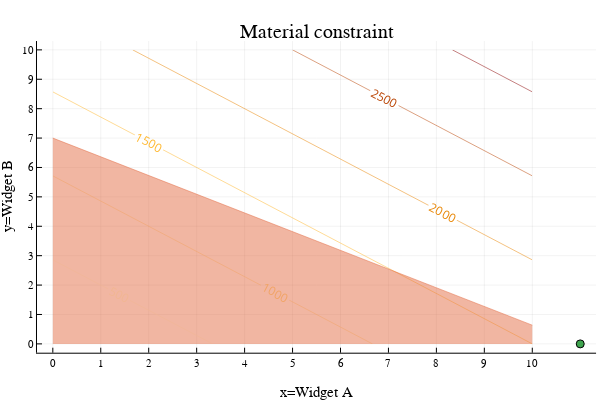

The notebook cell saved with this chart:
### Markdown cell above
## Adding material constraints

Suppose that A and B both require a material input M: A requires 7 units of M / widget. B requires 11 units of M / widget. Furthermore, there is a limited supply of material M: 77 units. This leads to the following material constraint:

$$
7 x + 11 y \leq 77
$$

### Code cell
contour(x,y,(x,y)->f(x,y),nlevels=10, c=:heat, linewidth=10, colorbar = false, contour_labels = true)
title!("Material constraint")
xaxis!("x=Widget A")
yaxis!("y=Widget B")
xticks!(0:maximum(x))
yticks!(0:maximum(y))
areaplot!(x[x.<=11], (77 .- 7*x[x.<=11])./11, legend=false, opacity=0.5)
scatter!([11],[0])

### Figure 1 — Plotly figure (JSON) as saved in the notebook; plotly's stock layout.template omitted (floating-point values rounded to 4 significant figures)
{"data": [{"colorbar": {"title": ""}, "colorscale": [[0, "rgba(255, 255, 224, 1.000)"], [0.5, "rgba(255, 165, 0, 1.000)"], [1, "rgba(139, 0, 0, 1.000)"]], "contours": {"coloring": "lines", "showlabels": true}, "name": "y1", "ncontours": 12, "showlegend": false, "showscale": false, "type": "contour", "x": [0, 10], "xaxis": "x", "y": [0, 10], "yaxis": "y", "z": [[0, 1500], [1750, 3250]], "zmax": 3250, "zmin": 0}, {"colorbar": {"title": ""}, "fill": "tozeroy", "fillcolor": "rgba(227, 111, 71, 0.500)", "legendgroup": "y2", "line": {"color": "rgba(227, 111, 71, 0.500)", "dash": "solid", "shape": "linear", "width": 1}, "mode": "lines", "name": "y2", "showlegend": true, "type": "scatter", "x": [0, 10], "xaxis": "x", "y": [7, 0.6364], "yaxis": "y", "zmax": 3250, "zmin": 0}, {"colorbar": {"title": ""}, "legendgroup": "y3", "marker": {"color": "rgba(62, 164, 78, 1.000)", "line": {"color": "rgba(0, 0, 0, 1.000)", "width": 1}, "size": 8, "symbol": "circle"}, "mode": "markers", "name": "y3", "showlegend": true, "type": "scatter", "x": [11], "xaxis": "x", "y": [0], "yaxis": "y", "zmax": 3250, "zmin": 0}], "layout": {"annotations": [{"font": {"color": "rgba(0, 0, 0, 1.000)", "family": "sans-serif", "size": 20}, "rotation": 0, "showarrow": false, "text": "Material constraint", "x": 0.5275, "xanchor": "center", "xref": "paper", "y": 1, "yanchor": "top", "yref": "paper"}], "height": 400, "margin": {"b": 20, "l": 0, "r": 0, "t": 20}, "paper_bgcolor": "rgba(255, 255, 255, 1.000)", "plot_bgcolor": "rgba(255, 255, 255, 1.000)", "showlegend": false, "width": 600, "xaxis": {"anchor": "y", "domain": [0.06165, 0.9934], "gridcolor": "rgba(0, 0, 0, 0.100)", "gridwidth": 0.5, "linecolor": "rgba(0, 0, 0, 1.000)", "mirror": false, "range": [-0.33, 11.33], "showgrid": true, "showline": true, "showticklabels": true, "tickangle": 0, "tickcolor": "rgb(0, 0, 0)", "tickfont": {"color": "rgba(0, 0, 0, 1.000)", "family": "sans-serif", "size": 11}, "tickmode": "array", "ticks": "inside", "ticktext": ["0", "1", "2", "3", "4", "5", "6", "7", "8", "9", "10"], "tickvals": [0, 1, 2, 3, 4, 5, 6, 7, 8, 9, 10], "title": "x=Widget A", "titlefont": {"color": "rgba(0, 0, 0, 1.000)", "family": "sans-serif", "size": 15}, "type": "-", "visible": true, "zeroline": false, "zerolinecolor": "rgba(0, 0, 0, 1.000)"}, "yaxis": {"anchor": "x", "domain": [0.07581, 0.9415], "gridcolor": "rgba(0, 0, 0, 0.100)", "gridwidth": 0.5, "linecolor": "rgba(0, 0, 0, 1.000)", "mirror": false, "range": [-0.3, 10.3], "showgrid": true, "showline": true, "showticklabels": true, "tickangle": 0, "tickcolor": "rgb(0, 0, 0)", "tickfont": {"color": "rgba(0, 0, 0, 1.000)", "family": "sans-serif", "size": 11}, "tickmode": "array", "ticks": "inside", "ticktext": ["0", "1", "2", "3", "4", "5", "6", "7", "8", "9", "10"], "tickvals": [0, 1, 2, 3, 4, 5, 6, 7, 8, 9, 10], "title": "y=Widget B", "titlefont": {"color": "rgba(0, 0, 0, 1.000)", "family": "sans-serif", "size": 15}, "type": "-", "visible": true, "zeroline": false, "zerolinecolor": "rgba(0, 0, 0, 1.000)"}}}
